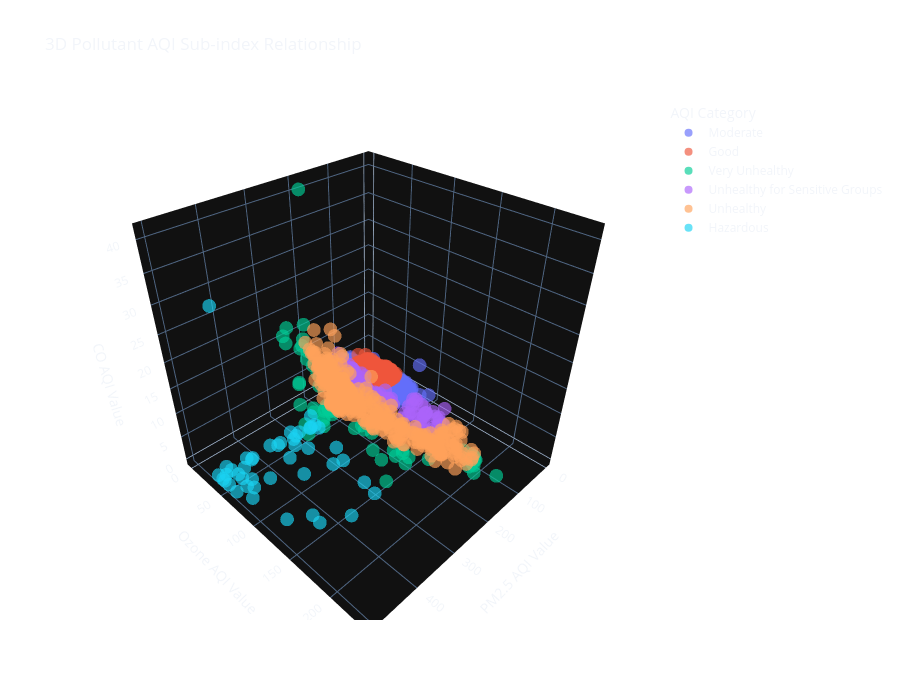

Write notebook code for a chart like this one.
### Markdown cell above
## 7. 3D pollutant relationship exploration

A 3D scatter plot can reveal relationships among pollutant AQI sub-indices. It is an exploratory visualization, not a geographic map.

### Code cell
# 2.0 / CELL 7 — 3D pollutant visualization
import plotly.express as px
sample_3d = df.sample(min(5000, len(df)), random_state=RANDOM_STATE)
fig = px.scatter_3d(
    sample_3d,
    x="PM2.5 AQI Value", y="Ozone AQI Value", z="CO AQI Value",
    color=TARGET, hover_data=["City"] if "City" in sample_3d.columns else None,
    opacity=0.65, title="3D Pollutant AQI Sub-index Relationship",
    template="plotly_dark"
)
fig.update_layout(height=700, paper_bgcolor="rgba(0,0,0,0)")
fig.show()

### Figure 1 — Plotly figure (JSON) as saved in the notebook; plotly's stock layout.template omitted (floating-point values rounded to 4 significant figures; data arrays with more than 128 entries replaced by an {"elided": "..."} marker saying what was removed)
{"data": [{"customdata": {"elided": "1960x1 str values"}, "hovertemplate": "AQI Category=Moderate<br>PM2.5 AQI Value=%{x}<br>Ozone AQI Value=%{y}<br>CO AQI Value=%{z}<br>City=%{customdata[0]}<extra></extra>", "legendgroup": "Moderate", "marker": {"color": "#636efa", "opacity": 0.65, "symbol": "circle"}, "mode": "markers", "name": "Moderate", "scene": "scene", "showlegend": true, "type": "scatter3d", "x": {"elided": "1960 int values"}, "y": {"elided": "1960 int values"}, "z": {"elided": "1960 int values"}}, {"customdata": {"elided": "2151x1 str values"}, "hovertemplate": "AQI Category=Good<br>PM2.5 AQI Value=%{x}<br>Ozone AQI Value=%{y}<br>CO AQI Value=%{z}<br>City=%{customdata[0]}<extra></extra>", "legendgroup": "Good", "marker": {"color": "#EF553B", "opacity": 0.65, "symbol": "circle"}, "mode": "markers", "name": "Good", "scene": "scene", "showlegend": true, "type": "scatter3d", "x": {"elided": "2151 int values"}, "y": {"elided": "2151 int values"}, "z": {"elided": "2151 int values"}}, {"customdata": [["Dhaka"], ["Peikang"], ["Shahe"], ["Talin"], ["Shorkot"], ["Mabopane"], ["Sikar"], ["Skovorodino"], ["Kuchera"], ["Akbarpur"], ["Ballitoville"], ["Pinahat"], ["Kasongo"], ["Hetauda"], ["Sadiqabad"], ["Chunar"], ["Lalganj"], ["Makrana"], ["Leuwiliang"], ["Rampura"], ["Tsaotun"], ["Ayodhya"], ["Siwana"], ["Eslamshahr"], ["Khajuraho"], ["Cuautitlan Izcalli"], ["Chimalhuacan"], ["Jhansi"], ["Morar"], ["Kekri"], ["Shagamu"], ["Taipao"], ["Shaping"], ["Ningbo"], ["Karauli"], ["Nantong"], ["Kadungora"], ["Bhinmal"], ["Aron"], ["Gaogou"], ["Mangla"], ["Tenancingo"], ["Jinan"], ["San Martin De Las Piramides"], ["Sherkot"], ["Cullinan"], ["Hyderabad"], ["Jauharabad"], ["Tlaxco"], ["Warri"], ["Luqiao"], ["Jhinjhak"], ["Mbuji Mayi"], ["Xuchang"], ["Pamulang"], ["Alberton"], ["Rustenburg"], ["Gorakhpur"], ["Kopaganj"], ["Radhanpur"], ["Robat Karim"], ["Ghaziabad"], ["Mian Channun"]], "hovertemplate": "AQI Category=Very Unhealthy<br>PM2.5 AQI Value=%{x}<br>Ozone AQI Value=%{y}<br>CO AQI Value=%{z}<br>City=%{customdata[0]}<extra></extra>", "legendgroup": "Very Unhealthy", "marker": {"color": "#00cc96", "opacity": 0.65, "symbol": "circle"}, "mode": "markers", "name": "Very Unhealthy", "scene": "scene", "showlegend": true, "type": "scatter3d", "x": [235, 130, 180, 143, 208, 228, 242, 214, 281, 224, 222, 297, 201, 207, 203, 245, 204, 202, 264, 257, 154, 228, 241, 169, 207, 210, 228, 218, 239, 222, 217, 134, 154, 151, 213, 167, 212, 202, 212, 156, 244, 224, 168, 255, 240, 262, 201, 224, 207, 202, 157, 277, 270, 151, 161, 205, 248, 296, 224, 208, 161, 227, 252], "y": [158, 201, 202, 202, 151, 14, 32, 25, 40, 85, 5, 54, 48, 87, 89, 49, 173, 35, 8, 56, 202, 111, 32, 235, 45, 25, 2, 48, 46, 38, 14, 201, 207, 205, 43, 206, 2, 34, 39, 202, 120, 0, 210, 18, 156, 3, 11, 141, 33, 1, 206, 47, 43, 202, 201, 9, 1, 161, 138, 31, 210, 151, 135], "z": [3, 3, 8, 3, 2, 15, 2, 8, 1, 2, 12, 1, 10, 2, 1, 1, 4, 1, 15, 1, 3, 4, 1, 6, 1, 5, 4, 1, 1, 1, 12, 2, 5, 5, 1, 7, 12, 0, 1, 5, 2, 4, 7, 2, 6, 16, 8, 2, 1, 16, 6, 1, 15, 4, 5, 41, 17, 3, 3, 0, 3, 4, 2]}, {"customdata": {"elided": "337x1 str values"}, "hovertemplate": "AQI Category=Unhealthy for Sensitive Groups<br>PM2.5 AQI Value=%{x}<br>Ozone AQI Value=%{y}<br>CO AQI Value=%{z}<br>City=%{customdata[0]}<extra></extra>", "legendgroup": "Unhealthy for Sensitive Groups", "marker": {"color": "#ab63fa", "opacity": 0.65, "symbol": "circle"}, "mode": "markers", "name": "Unhealthy for Sensitive Groups", "scene": "scene", "showlegend": true, "type": "scatter3d", "x": {"elided": "337 int values"}, "y": {"elided": "337 int values"}, "z": {"elided": "337 int values"}}, {"customdata": {"elided": "444x1 str values"}, "hovertemplate": "AQI Category=Unhealthy<br>PM2.5 AQI Value=%{x}<br>Ozone AQI Value=%{y}<br>CO AQI Value=%{z}<br>City=%{customdata[0]}<extra></extra>", "legendgroup": "Unhealthy", "marker": {"color": "#FFA15A", "opacity": 0.65, "symbol": "circle"}, "mode": "markers", "name": "Unhealthy", "scene": "scene", "showlegend": true, "type": "scatter3d", "x": {"elided": "444 int values"}, "y": {"elided": "444 int values"}, "z": {"elided": "444 int values"}}, {"customdata": [["Ganganagar"], ["Bilari"], ["Barmer"], ["Suratgarh"], ["Narauli"], ["Garhshankar"], ["Purwa"], ["Dhuri"], ["Sunam"], ["Maghar"], ["Waris Aliganj"], ["Patna"], ["Kumher"], ["Barkhera"], ["Patiala"], ["Shamsabad"], ["Dehri"], ["Tajpur"], ["Yazman"], ["Makhu"], ["Pakpattan"], ["Jagadhri"], ["Siwani"], ["Kakori"], ["Bareli"], ["Kishangarh"], ["Lakhnau"], ["Gajraula"], ["Kandhla"], ["Phalauda"], ["Miranpur"], ["Govindgarh"], ["Bela"], ["Khatauli"], ["Bagar"], ["Lodhran"], ["Deshnok"], ["Faridabad"], ["Puranpur"], ["Kot Kapura"], ["Seoul"], ["Jais"], ["Allahganj"], ["Khetri"], ["Jhunjhunun"]], "hovertemplate": "AQI Category=Hazardous<br>PM2.5 AQI Value=%{x}<br>Ozone AQI Value=%{y}<br>CO AQI Value=%{z}<br>City=%{customdata[0]}<extra></extra>", "legendgroup": "Hazardous", "marker": {"color": "#19d3f3", "opacity": 0.65, "symbol": "circle"}, "mode": "markers", "name": "Hazardous", "scene": "scene", "showlegend": true, "type": "scatter3d", "x": [424, 457, 246, 474, 472, 325, 268, 471, 452, 327, 283, 307, 319, 494, 460, 433, 268, 500, 428, 379, 328, 470, 500, 329, 478, 356, 370, 500, 500, 500, 407, 307, 280, 442, 476, 364, 320, 500, 481, 341, 415, 282, 339, 376, 433], "y": [42, 158, 29, 41, 57, 160, 48, 50, 47, 148, 88, 110, 47, 88, 64, 75, 54, 67, 43, 93, 107, 74, 38, 49, 68, 44, 67, 55, 53, 48, 171, 45, 48, 140, 34, 45, 39, 45, 128, 79, 0, 48, 57, 40, 38], "z": [1, 4, 0, 1, 1, 2, 1, 1, 1, 3, 1, 2, 1, 2, 1, 1, 1, 1, 1, 1, 2, 1, 1, 1, 1, 1, 1, 1, 3, 1, 4, 1, 1, 2, 1, 1, 1, 1, 2, 3, 27, 1, 1, 1, 1]}], "layout": {"height": 700, "legend": {"title": {"text": "AQI Category"}, "tracegroupgap": 0}, "paper_bgcolor": "rgba(0,0,0,0)", "scene": {"domain": {"x": [0, 1], "y": [0, 1]}, "xaxis": {"title": {"text": "PM2.5 AQI Value"}}, "yaxis": {"title": {"text": "Ozone AQI Value"}}, "zaxis": {"title": {"text": "CO AQI Value"}}}, "title": {"text": "3D Pollutant AQI Sub-index Relationship"}}}
